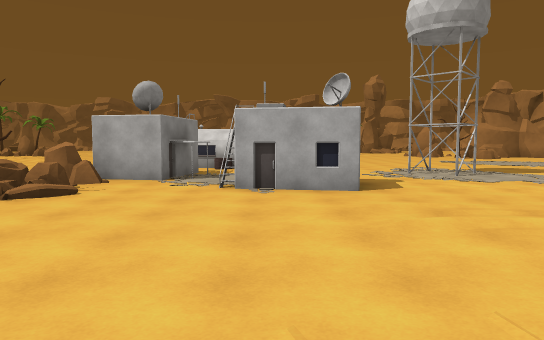
[1] (above)

24 first-person views from a walk through a scene from a Unity 3-D project. The camera is 1.5 m above the floor, tilts 4° down and sees 70° across. The floor is counted in squares, 2 m on a side. Each view is taken from the middle of a square. On the plan, view 1 faces up. The plan holds only what a view shows up to about 12 squares ahead; the rest is blank. The place goes on beyond the plan. The player is left out. Some animated figures are left out. Surface patterns are stand-ins for the level's own textures.

[2]
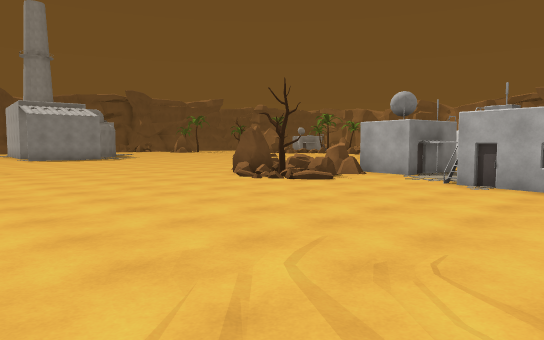

[3]
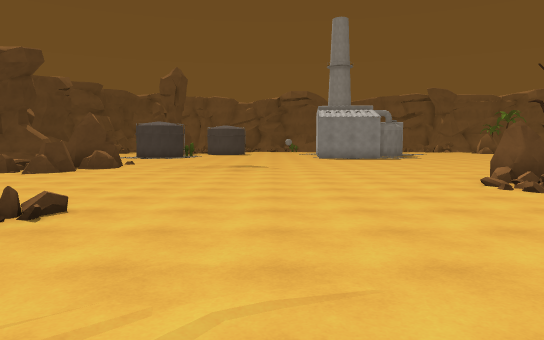

[4]
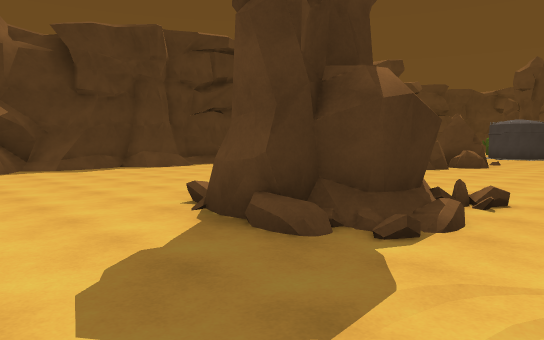

[5]
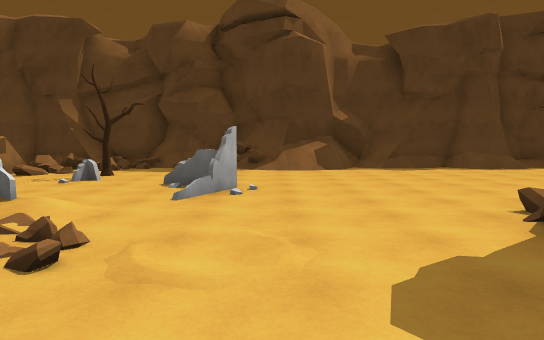

[6]
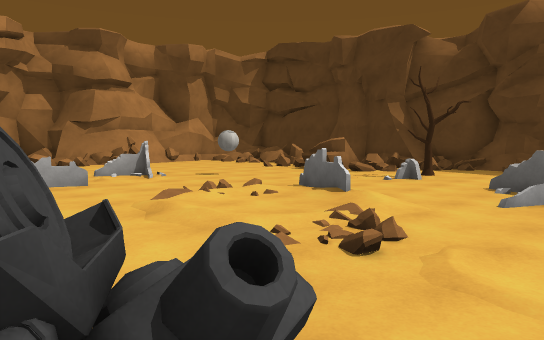

[7]
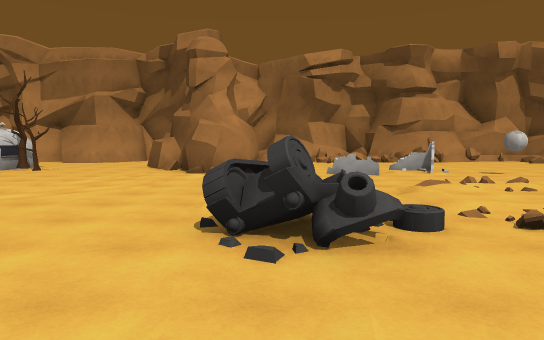

[8]
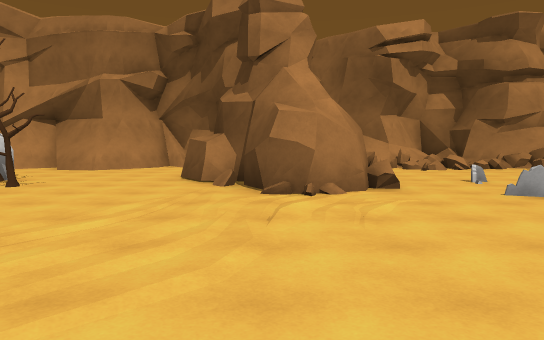

[9]
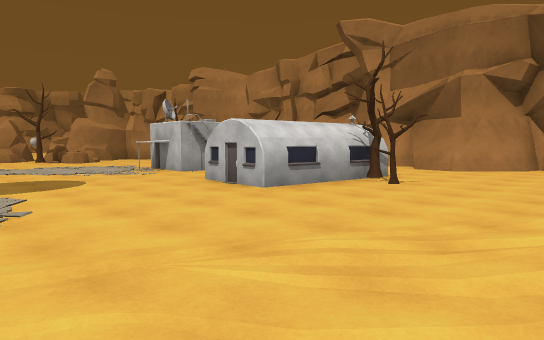

[10]
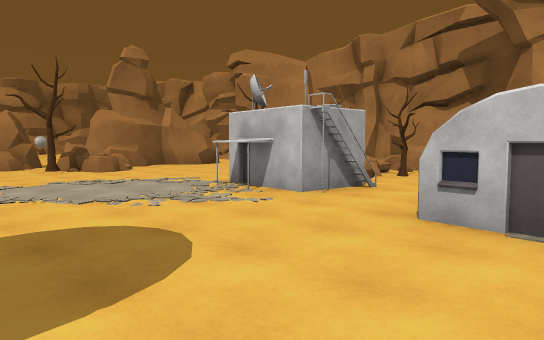

[11]
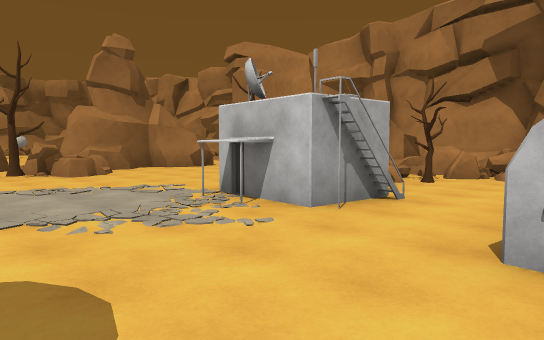

[12]
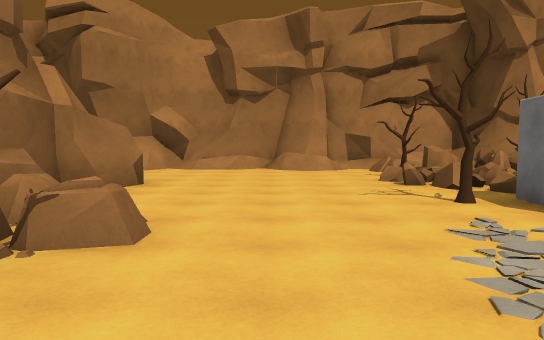

[13]
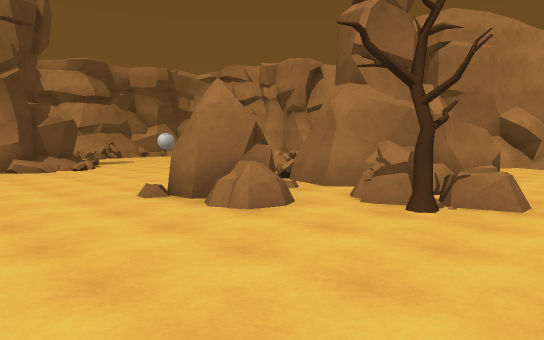

[14]
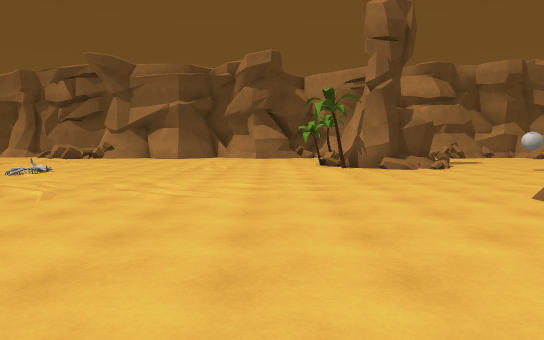

[15]
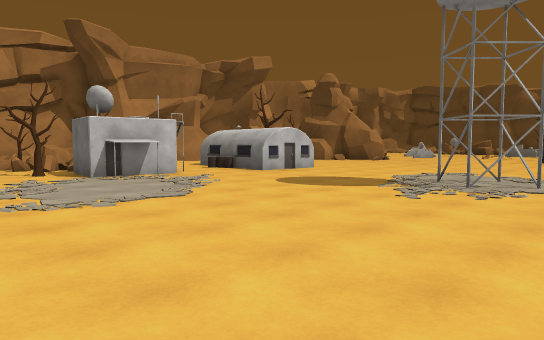

[16]
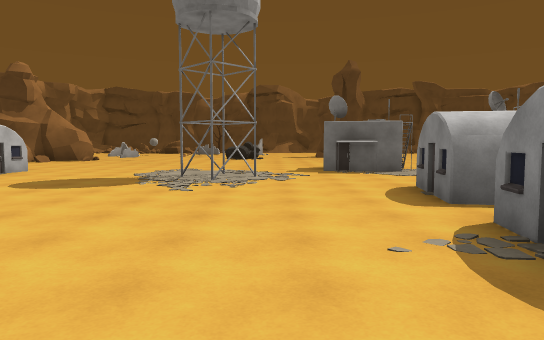

[17]
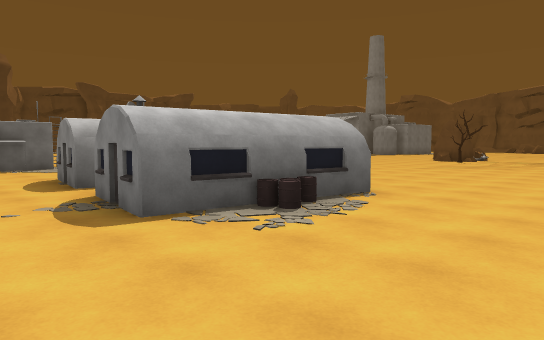

[18]
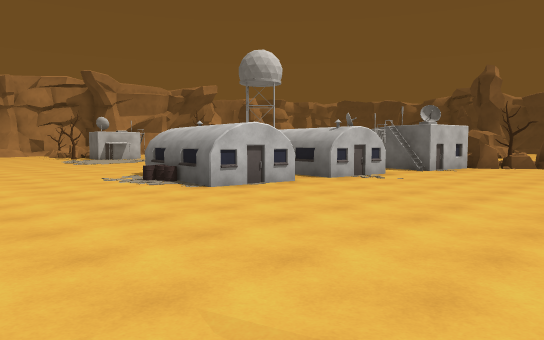

[19]
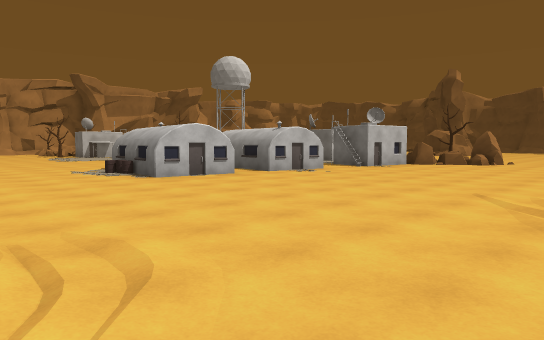

[20]
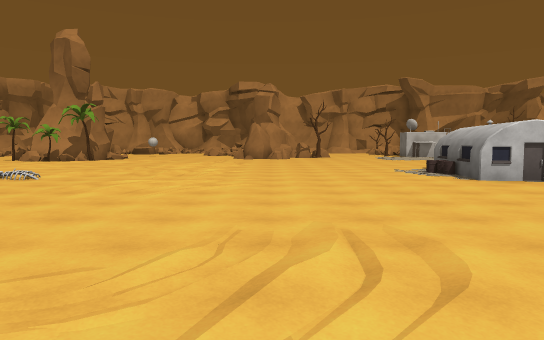

[21]
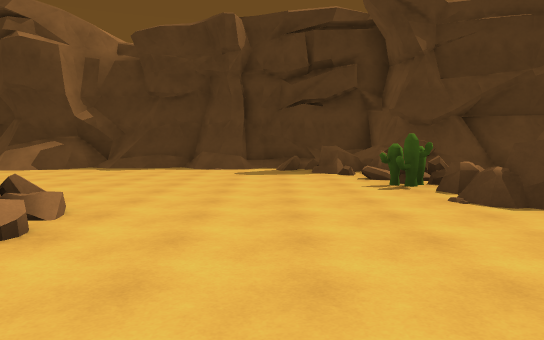

[22]
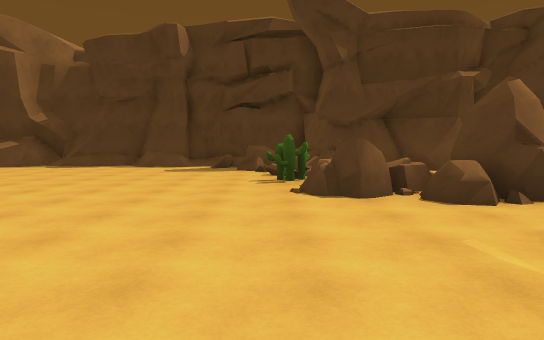

[23]
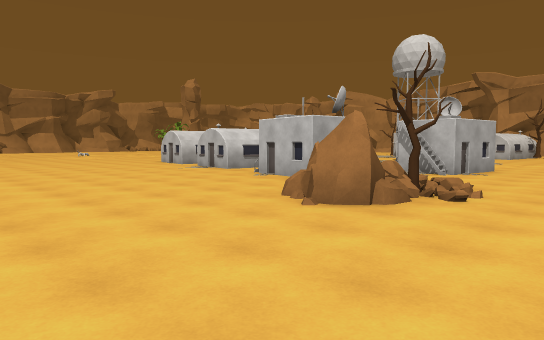

[24]
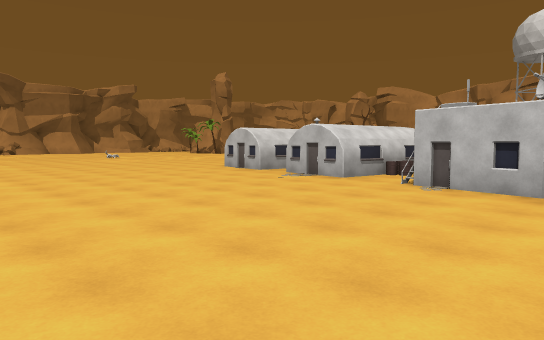

### Floor plan
Key: @ floor where view 1 was taken; # wall or solid block; x gap in a wall; . main floor; : floor 0.25 m higher than the main floor; + floor 0.5 m higher than the main floor; * floor 0.75 m higher than the main floor; / step, stairs or slope; = window, fence, low wall or low ledge; ^ raised ledge; B building; R rock; T tree; A ball; C cactus.
Columns run from 10 left of view 1 to 19 right of it. Each row starts with its distance up from view 1.
 29         ........T###...
 28        ...........#....
 27        .=............A
 26        ..............
 25      ................
 24     ................
 23   ......../.........
 22  .................R .#      ##
 21 ../...............RR.#      /#
 20  ...................R^### ../#
 19 ...................TRR......##
 18 ....................R.......##
 17 .........BB..................#
 16 ........BBBB................##
 15  .......BB B............./...#
 14  ...................B#T//T.=x#
 13  .......BBB.........BB x=#=^/^
 12  ......BBBB..........B#.T.=#/#
 11  ........B................=#^^
 10 .......B#.....##......B.  /#
  9 .......BB.....##....BB   ..#
  8  .....RBB.#B........BBBB..##
  7 .....RR..BBB.........TT...##
  6 ....RRT....B............../##
  5 ......:..................../#
  4 ..........................
  3 .............  .......##
  2 .....................##
  1 .....................##
  0  .........@...#^......#^
 -1 ./............=........... =
 -2 ........=##....///..=..=..##
 -3 ......./# #..../../.......x*
 -4 RR...../###....////...=...=#
 -5 #RR...... ......==......  .#
 -6  RR...........#.....A...  ##
 -7  =CC..........#=........
 -8  ==+.............T......
 -9   =x........... ...#=.
-10 /##^=.......... ..##=
-11 ###==......///= .====
-12   ########/###=#/#####
-13          ###   ####

Positions as (right, up) in squares from view 1, and headings:
1: (0, 0), facing up
2: (2, -1), facing up-left
3: (2, 1), facing left
4: (3, 0), facing down-left
5: (3, 0), facing down
6: (3, 0), facing down-right
7: (1, 0), facing right
8: (5, 2), facing right
9: (5, 3), facing up-right
10: (6, 8), facing up-right
11: (7, 9), facing up-right
12: (7, 17), facing right
13: (5, 17), facing up-right
14: (4, 17), facing up
15: (2, 17), facing down-right
16: (3, 18), facing down
17: (3, 20), facing down-left
18: (-8, 21), facing down-right
19: (-10, 21), facing down-right
20: (-10, 21), facing right
21: (-5, 0), facing down
22: (-7, 1), facing down
23: (-10, 3), facing up-right
24: (-10, 7), facing up-right
